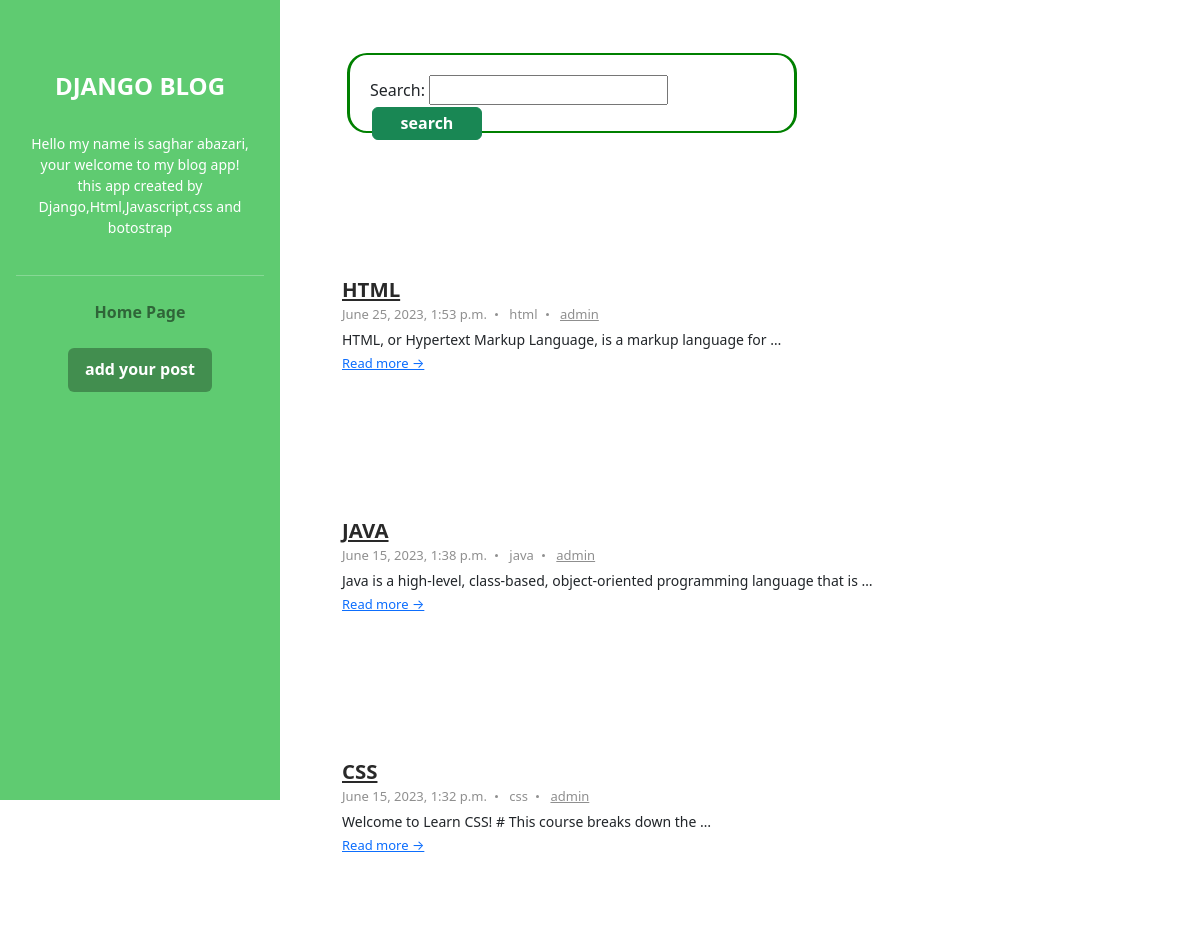
The page / on the database its author committed.
### blog/models.py (models this page shows, shortened)
class Post(models.Model):
    STATUS=(
        ('pub','PUBLISHED'),
        ('drf','DRAFT'),
    )
    ABOUT=(
        ('html','HTML'),
        ('css','CSS'),
        ('java','JAVA'),
        ('python','PYTHON'),
        ('django','DJANGO'),
    )
    title=models.CharField(max_length=150)
    text=models.TextField()
    created=models.DateTimeField(auto_now_add=True)
    date_modified=models.DateTimeField(auto_now=True)
    status=models.CharField(choices=STATUS,max_length=10)
    about=models.CharField(choices=ABOUT,max_length=10)
    author=models.ForeignKey('auth.User',on_delete=models.CASCADE)

### blog/views.py (the view)
# urls.py: path('',Post_list,name='home'),
def Post_list(request):
    posts=Post.objects.filter(status='pub').order_by('-date_modified')
    form_search=Search_form()
    if 'search' in request.GET:
        form_search=Search_form(request.GET)
        if form_search.is_valid():
            s=form_search.cleaned_data['search']
            posts=posts.filter(Q(title__contains=s)|Q(text__contains=s))
    return render(request,'blog/home.html',{'posts':posts,'form_search':form_search})

### blog/forms.py
class Search_form(forms.Form):
    search=forms.CharField(max_length=20)

### blog/templates/blog/home.html (shortened to what this page needs)
{% extends "_base.html" %}
{% block context %}
<div class="main-wrapper">
    <section class="blog-list px-3 py-5 p-md-5">
        <div class="container">
            <div class="item mb-5">
                    <div class="media-body">
                        <form method='GET' style='border:solid green; padding:20px; border-width:2px 3px 2px 3px;width:450px;border-radius:20px;height:80px;margin:5px;'>
                            {{form_search}}
                            <input type='submit' name='submit' value='search' class='btn btn-success' style='width:110px; height:32.5px;padding:2px;margin:2px;'>
                        </form>
       </div>
            </div>
                </div>
            </div>
{% for post in posts %}
<div class="main-wrapper">
    <section class="blog-list px-3 py-5 p-md-5">
        <div class="container">
            <div class="item mb-5">
                    <div class="media-body">
                        <h3 class="title mb-1"><a href="{% url 'detail' post.id %}">{{post.title}}</a></h3>
                        <div class="meta mb-1"><span class="date">{{post.date_modified}}</span>
                        <span class="time">{{post.about}}</span>
                        <span class="comment"><a href="#">{{post.author}}</a></span>
                    </div>
                        <div class="intro">{{post.text|truncatewords:10}}</div>
                        <a class="more-link" href="{% url 'detail' post.id %}">Read more &rarr;</a>
                    </div>
            </div>
                </div>
            </div>
            {% endfor %}
{% endblock context %}

### templates/_base.html (shortened to what this page needs)
<!DOCTYPE html>
<html lang="en">
<head>
   <link href="https://cdn.jsdelivr.net/npm/bootstrap@5.3.0/dist/css/bootstrap.min.css" rel="stylesheet">
</head>
<body>
    <header class="header text-center">
	  <br>
      <br>
        <h1 class="blog-name pt-lg-4 mb-0"><a href="{% url 'home' %}" style=text-decoration:none;>DJANGO BLOG</a></h1>
	    <nav class="navbar navbar-expand-lg navbar-dark" >
			<div id="navigation" class="collapse navbar-collapse flex-column" >
				<div class="profile-section pt-3 pt-lg-0">
					<div class="bio mb-3">Hello my name is saghar abazari, your welcome to my blog app!<br>this app created by Django,Html,Javascript,css and botostrap<br>
                    <br>
			        <hr>
				</div>
				<ul class="navbar-nav flex-column text-left">
					<li class="nav-item active">
					    <a class="nav-link" href="{% url 'home' %}">Home Page</a>
					</li>
				</ul>
				<div class="my-2 my-md-3">
				    <a class="btn btn-primary" href="{% url 'add' %}" target="_blank">add your post</a>
				</div>
			</div>
		</nav>
    </header>
    {% block context %}
    {% endblock context %}
</body>
</html>

### templates/_base.html (style rules this page uses)
h1,h2,h3,h4,h5,h6 { color:#292929;font-weight:bold }
.btn { font-weight:bold;padding:.375rem 1rem;height:2.75rem;transition:all 0.4s ease-in-out }
.btn-primary { color:#fff }
.header { position:fixed;left:0;top:0;height:100vh;width:280px;background:#5FCB71;color:#fff }
.header .blog-name { font-weight:bold;font-size:1.5rem;color:#fff }
.header .blog-name a { color:#fff }
.header .btn-primary { background:rgba(0,0,0,0.3);border-color:transparent;font-size:1rem;padding-top:0.5rem }
.header .navbar { padding:2rem 1rem }
.header .nav-item { font-weight:bold }
.header .nav-item.active .nav-link { color:rgba(0,0,0,0.5) }
.header .nav-item .nav-link { color:rgba(255,255,255,0.8) }
.profile-section .bio { font-size:0.875rem }
.main-wrapper { margin-left:280px;background:#fff }
.main-wrapper .container { max-width:820px }
.blog-list .item .title { font-size:1.275rem }
.blog-list .item .title a { color:#292929 }
.blog-list .item .intro { font-size:0.875rem }
.blog-list .item .more-link { font-size:0.8125rem }
.meta { color:#8f8f8f;font-size:0.8125rem }
.meta span { display:inline-block }
.meta span a { color:#8f8f8f }
.meta span:after { content:"";display:inline-block;width:3px;height:3px;border-radius:50%;background:#8f8f8f;margin-left:0.5rem;margin-right:0.5rem;position:relative;top:-3px }
.meta span:last-child:after { display:none }
body { overflow-x:hidden }

### rows shown on the page
Post: title "HTML", date_modified "June 25, 2023, 1:53 p.m.", about "html", author "admin", text "HTML, or Hypertext Markup Language, is a markup language for …"
Post: title "JAVA", date_modified "June 15, 2023, 1:38 p.m.", about "java", author "admin", text "Java is a high-level, class-based, object-oriented programming language that is …"
Post: title "CSS", date_modified "June 15, 2023, 1:32 p.m.", about "css", author "admin", text "Welcome to Learn CSS! # This course breaks down the …"
